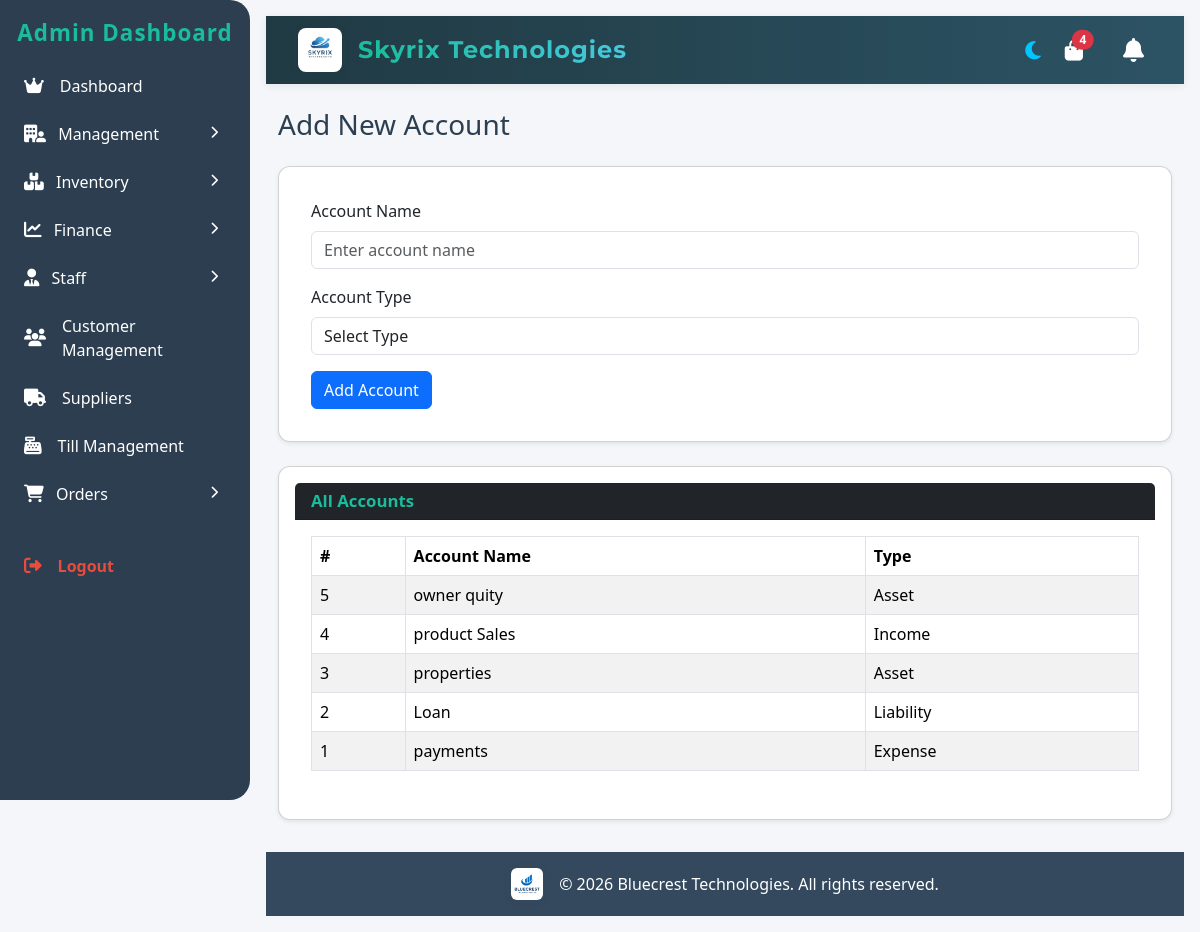
Page /pages/add_account.php (signed in) on the committed database.
### tables this page shows
CREATE TABLE `accounts` (
  `id` int(11) NOT NULL,
  `account_name` varchar(100) NOT NULL,
  `type` enum('asset','liability','income','expense','equity') NOT NULL,
  `business_id` int(11) NOT NULL
);

### pages/add_account.php (the view, shortened to what this page needs)
<?php
include '../includes/db.php';
$accounts = mysqli_query($conn, "SELECT * FROM accounts ORDER BY id DESC");
if ($_SESSION['role'] === 'manager' || $_SESSION['role'] === 'admin') {
    include '../pages/sidebar.php';
} else {
    include '../pages/sidebar_staff.php';
}
include '../includes/header.php';
?>
<div class="container mt-4">
    <h3 class="mb-4">Add New Account</h3>
    <div class="card shadow-sm mb-4">
        <div class="card-body">
            <form method="POST">
                <div class="mb-3">
                    <label class="form-label">Account Name</label>
                    <input type="text" name="account_name" class="form-control" placeholder="Enter account name" required>
                </div>
                <div class="mb-3">
                    <label class="form-label">Account Type</label>
                    <select name="type" class="form-control" required>
                        <option value="">Select Type</option>
                    </select>
                </div>
                <button type="submit" class="btn btn-primary">Add Account</button>
            </form>
        </div>
    </div>
    <div class="card shadow-sm">
        <div class="card-header bg-dark text-white">
            <h5 class="mb-0">All Accounts</h5>
        </div>
        <div class="card-body">
            <table class="table table-bordered table-striped">
                <thead>
                    <tr>
                        <th>#</th>
                        <th>Account Name</th>
                        <th>Type</th>
                    </tr>
                </thead>
                <tbody>
                    <?php while ($row = mysqli_fetch_assoc($accounts)) { ?>
                        <tr>
                            <td><?php echo $row['id']; ?></td>
                            <td><?php echo $row['account_name']; ?></td>
                            <td class="text-capitalize"><?php echo $row['type']; ?></td>
                        </tr>
                    <?php } ?>
                </tbody>
            </table>
        </div>
    </div>
</div>
<?php include '../includes/footer.php'; ?>

### pages/assets/css/style.css (style rules this page uses)
:root { --bg-color: #f4f6f9; --text-color: #2c3e50; --card-bg: #fff; --card-shadow: rgba(0,0,0,0.08); --primary-color: #1abc9c; --success-color: #2ecc71; --warning-color: #f1c40f; --danger-color: #e74c3c; --info-color: #3498db; --secondary-color: #95a5a6; }
* { box-sizing: border-box; margin: 0; padding: 0; }
body { background-color: var(--bg-color); color: var(--text-color); font-family: 'Segoe UI', Tahoma, Geneva, Verdana, sans-serif; margin: 0; padding: 0; }
h1,h2,h3,h4,h5,h6 { margin: 0; }
.card h5, .transactions-title { color: var(--primary-color); font-weight: 600; font-size: 1.05rem; margin-bottom: 1rem; }
.card { background: var(--card-bg); padding: 1rem; border-radius: 12px; box-shadow: 0 4px 12px var(--card-shadow); transition: transform 0.2s ease; }

### rows in the picture
accounts: id "5", account_name "owner quity", type "Asset"
accounts: id "4", account_name "product Sales", type "Income"
accounts: id "3", account_name "properties", type "Asset"
accounts: id "2", account_name "Loan", type "Liability"
accounts: id "1", account_name "payments", type "Expense"

### other values in the picture
$pending_orders_count "4"
